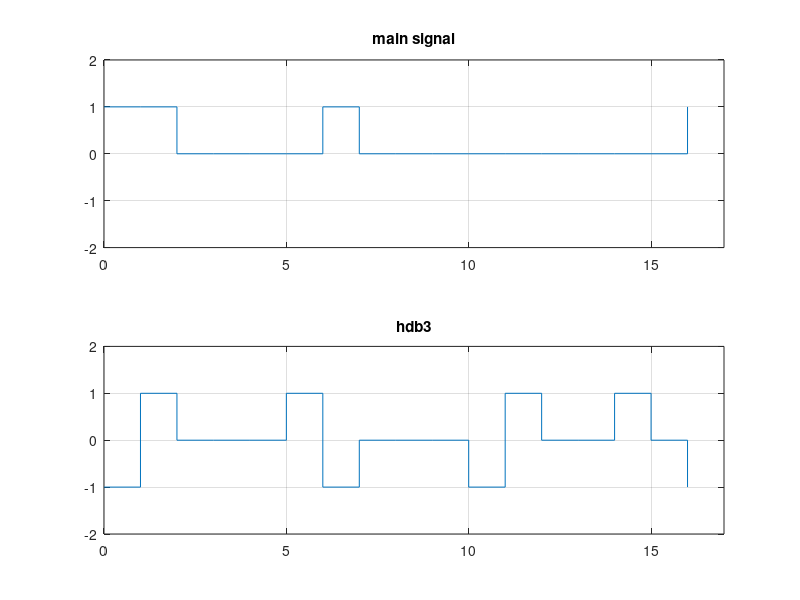

The MATLAB script that drew this image:
Sn = [1 1 0 0 0 0 1 0 0 0 0 0 0 0 0 0 1];
n = length(Sn) ;
codeSn = Sn;
count = 0; 

for i = 1:n
    if(codeSn(i) == 1)
        count = 0; 
    else
        count = count + 1;
        
        if count == 4  
            codeSn(i) = 2;
            codeSn(i-3) = 3;
            count = 0; 
        end
    end
end
flagB = 1;
count_1 = 0;
pV = 0;
pB = 0;

for i = 1:n %last bit -ve
    if (codeSn(i) == 3) && (flagB == 1) 
        codeSn(i) = 0;
        flagB = 0;
    end
    
    if codeSn(i) == 2 
        pV = i;
    else if codeSn(i) == 3 
            pB = i;
        end
    end
    
    if(pB > pV)
        for j = pV+1 : pB-1   
            count_1 = count_1 + codeSn(j); 
        end
        
        if mod(count_1 , 2) == 1 
            codeSn(pB) = 0;
        else
            codeSn(pB) = 1; 
        end
         pV = 0;
        pB = 0;
        count_1 = 0;
    end
end

even = 0;
evenV = 0;

for i = 1:n
    if codeSn(i) == 1
        codeSn(i) = -1; %last nonzero -ve then 1, +ve then -1
         break;
    end
end

for i = 1:n
    if codeSn(i) == 1
        if even == 0
            codeSn(i) = 1;
        else
            codeSn(i) = -1;
        end
        even = ~even;
    else if codeSn(i) == 2
        evenV = even; 
        if evenV == 0
                codeSn(i) = -1;
            else
                codeSn(i) = 1;
            end
            evenV = ~evenV;
        end
    end
end
    
figure(1);
subplot(2,1,1);
stairs(0:length(Sn)-1,Sn);
axis([0 length(Sn) -2 2]);
title('main signal'); grid;

subplot(2,1,2);
stairs(0:length(codeSn)-1,codeSn);
axis([0 length(codeSn) -2 2]);
title('hdb3'); 
grid; 
    
